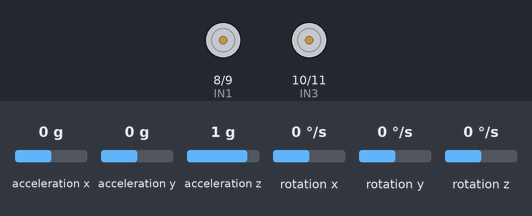
Simulated run of this sketch. Board: Arduino Uno, built with avr-gcc and run on an emulated ATmega328P. Parts: motor-driver pin pairs drawn as motors (green arrow = first pin HIGH = forward, orange = second pin HIGH = backward, longer = more drive, scaled by the enable pin). The test bench sets the inputs (shaded band); at power-on: acceleration y 0 g, acceleration z 1 g, acceleration x 0 g, rotation x 0 °/s, rotation y 0 °/s, rotation z 0 °/s.

Above: at 1.2 s.
1.3 s: acceleration y set to -1.4 g
At 2.0 s:
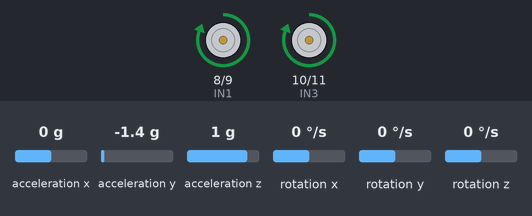
2.8 s: acceleration y set to 0.1 g
5.8 s: acceleration z set to -1.4 g
7.3 s: acceleration z set to 0 g
At 8.4 s:
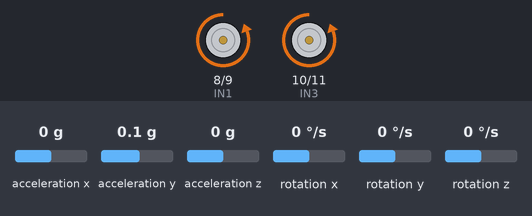
8.8 s: acceleration y set to -0.8 g
At 10.0 s:
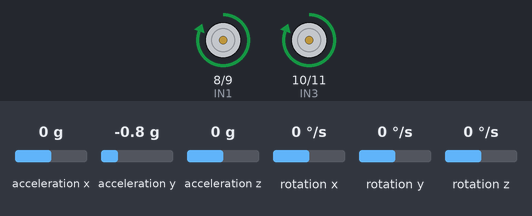
10.3 s: acceleration y set to 0.8 g
At 11.4 s:
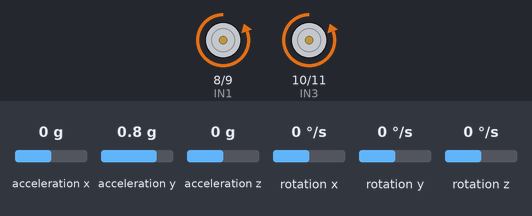
Timing chart, 0 to 12.8 s (numbered marks = the images above; inputs shaded):
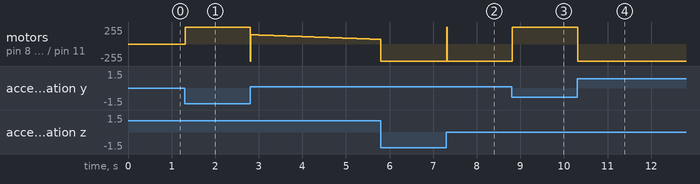

The sketch:

Self_balancing_bot.ino
```cpp
#include <Wire.h>
#include <MPU6050.h>
#include <PID_v1.h>

MPU6050 mpu;

double setpoint = 0;
double input, output;
double Kp = 20, Ki = 5, Kd = 1;
PID myPID(&input, &output, &setpoint, Kp, Ki, Kd, DIRECT);

#define IN1 8
#define IN2 9
#define IN3 10
#define IN4 11
#define ENA 5
#define ENB 6

void setup() {
  Wire.begin();
  mpu.initialize();
  Serial.begin(9600);

  pinMode(IN1, OUTPUT); pinMode(IN2, OUTPUT);
  pinMode(IN3, OUTPUT); pinMode(IN4, OUTPUT);
  pinMode(ENA, OUTPUT); pinMode(ENB, OUTPUT);

  myPID.SetMode(AUTOMATIC);
  myPID.SetSampleTime(10);
  myPID.SetOutputLimits(-255, 255);
}

void loop() {
  int16_t ax, ay, az, gx, gy, gz;
  mpu.getMotion6(&ax, &ay, &az, &gx, &gy, &gz);

  input = atan2(ay, az) * 180 / PI;

  myPID.Compute();
  driveMotors(output);
}

void driveMotors(double speed) {
  int spd = abs(speed);
  spd = constrain(spd, 0, 255);

  if (speed > 0) {
    digitalWrite(IN1, HIGH); digitalWrite(IN2, LOW);
    digitalWrite(IN3, HIGH); digitalWrite(IN4, LOW);
  } else {
    digitalWrite(IN1, LOW); digitalWrite(IN2, HIGH);
    digitalWrite(IN3, LOW); digitalWrite(IN4, HIGH);
  }

  analogWrite(ENA, spd);
  analogWrite(ENB, spd);
}
```

Measured:
- after the input at 1.3 s, motor on pin 8 (IN1) / pin 9 (IN2), motor on pin 10 (IN3) / pin 11 (IN4): stopped → forward 255/255 at once
- after the input at 7.3 s, motor on pin 8 (IN1) / pin 9 (IN2), motor on pin 10 (IN3) / pin 11 (IN4): backward 255/255 → forward 255/255 at once, → backward 255/255 0.01 s later
- after the input at 8.8 s, motor on pin 8 (IN1) / pin 9 (IN2), motor on pin 10 (IN3) / pin 11 (IN4): backward 255/255 → forward 255/255 at once
- after the input at 10.3 s, motor on pin 8 (IN1) / pin 9 (IN2), motor on pin 10 (IN3) / pin 11 (IN4): forward 255/255 → backward 255/255 at once
